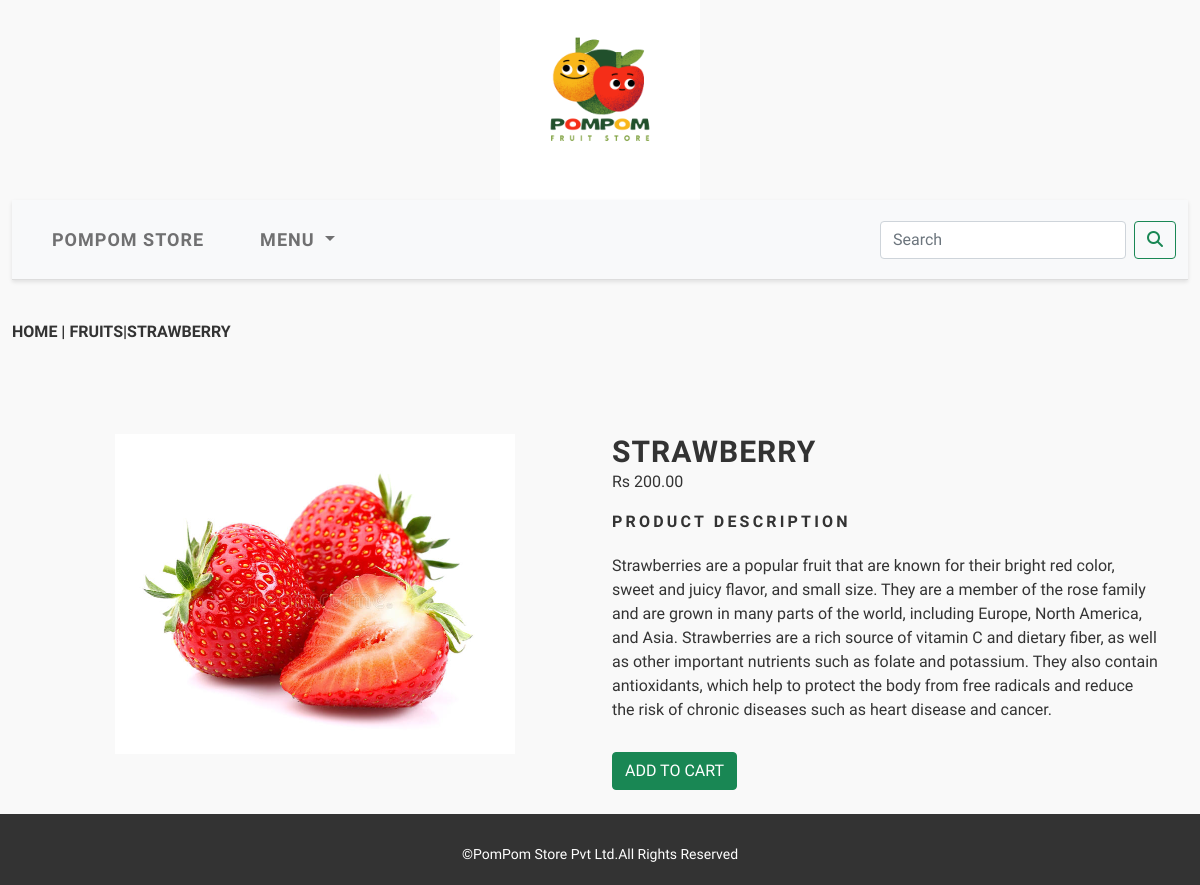
The page /shop/Fruits/Strawberry/ on the database its author committed.
### shop/models.py (models this page shows, shortened)
class product(models.Model):
    name = models.CharField(max_length=250, unique=True)
    slug = models.SlugField(max_length=250, unique=True)
    desc = models.TextField(blank=True)
    img = models.ImageField(upload_to='product',blank=True)
    price=models.DecimalField(max_digits=10,decimal_places=2)
    category=models.ForeignKey(category,on_delete=models.CASCADE)
    stock=models.IntegerField()
    available=models.BooleanField(default=True)
    created=models.DateTimeField(auto_now_add=True)
    updated=models.DateTimeField(auto_now=True)
    class Meta:
        ordering=('name',)
        verbose_name='product'
        verbose_name_plural='products'

class category(models.Model):
    name=models.CharField(max_length=250,unique=True)
    slug=models.SlugField(max_length=250,unique=True)
    desc1=models.TextField(blank=True)
    img=models.ImageField(upload_to='category',blank=True)
    class Meta:
        ordering=('name',)
        verbose_name='category'
        verbose_name_plural='categories'
    def get_url(self):
        return reverse('shop:products_by_category',args=[self.slug])
    def __str__(self):
        return '{}'.format(self.name)

### shop/views.py (the view)
# urls.py: path('<slug:c_slug>/<slug:product_slug>/',views.prodetail,name='procatdetail')
def prodetail(request,c_slug,product_slug):
    try:
        product1=product.objects.get(category__slug=c_slug,slug=product_slug)
        related_products = product.objects.filter(category__slug=c_slug).exclude(slug=product_slug)[:4]
    except Exception as e:
        raise e
    context = {
        'product1': product1,
        'related_products': related_products,
        'product': product1,  # pass product1 to the template context as product
    }
    return render(request,'product.html',context)

### cart/context_processors.py (called while the page is built)
def counter(request):
    item_count=0
    if 'admin' in request.path:
        return {}
    else:
        try:
            Cart=carts.objects.filter(cart_id=cart_id(request))
            cart_items=cart_item.objects.filter(Cart=Cart[:1])
            for Cart_Items in cart_items:
                item_count += Cart_Items.quantity
        except carts.DoesNotExist:
            item_count=0
        return dict(item_count=item_count)

### cart/views.py (called while the page is built)
def cart_id(request):
    Cart = request.session.session_key
    if not Cart:
        Cart = request.session.create()
    return Cart

### shop/context_processors.py (called while the page is built)
def menu_links(request):
    links=category.objects.all()
    return dict(links=links)

### templates/product.html (shortened to what this page needs)
{% extends 'base.html' %}
{% load static %}
{% block content %}
<div class="row my_product_row_class">
    <div class="mx_auto">
        <p><a href="{% url 'shop:allprodcat' %}">Home</a> | <a href="{{product1.category.get_url}}">{{product1.category}}</a>|{{product1.name}}</p>
    </div>
</div>
<div class="container">
<br>
<div class="row">
    <div class="col-12 col-sm-12 col-md-12 col-lg-6 text-center">
        <div style="min-width:18rem">
            <img src="{{product1.img.url}}" alt="{{product1.name}}" width="400px">
        </div>
    </div>
        <div class="col-12 col-sm-12-col-md-12 col-lg-6 text-justify">
            <div>
            <h1 class="my_prod_title">{{product1.name}}</h1>
            <p>Rs {{product1.price}}</p>
            <p class="my_title">Product Description</p>
            <p class="text-justify my_product_text">{{product1.desc}}</p>
            {% if product1.stock <= 0 %}
            <p class="text-justify my_product_text"><b>Sorry Out Of Stock Will soon Restore</b></p>
            {% else %}
            <a  class="btn btn-success" href="{% url 'cart:add_cart' product.id %}">ADD TO CART</a>
            {% endif %}
        </div>
    </div>
</div>
</div>
{% endblock %}

### static/css/custom.css (style rules this page uses)
body { font-family: 'Bruno Ace SC', cursive; background-color: #f9f9f9; color: #333; }
a { color: #333; text-decoration: none; transition: all 0.3s ease-in-out; }
h1, h2, h3, h4, h5, h6 { font-family: 'Bruno Ace SC', cursive; font-weight: bold; text-transform: uppercase; letter-spacing: 1px; margin: 0; }
h1 { font-size: 30px; line-height: 1.2; }
p { font-size: 16px; line-height: 1.5; }
.my_title { font-size: 16px; text-transform: uppercase; letter-spacing: 0.2em; margin-top: 15px; margin-bottom: 5px; font-weight: bold; }
.my_product_row_class { padding-top: 40px; padding-bottom: 30px; }
.my_product_row_class .mx_auto { color: #333; font-size: 18px; font-weight: bold; text-transform: uppercase; margin-bottom: 20px; }
.my_product_text { margin-top: 20px; margin-bottom: 30px; }

### rows shown on the page
product: category "FRUITS", name "STRAWBERRY", img (picture), price "200.00", desc "Strawberries are a popular fruit that are known for their bright red color, sweet and juicy flavor, and small size. They are a member of the rose family and are grown in many parts of the world, including Europe, North America, and Asia. Strawberries are a rich source of vitamin C and dietary fiber, as well as other important nutrients such as folate and potassium. They also contain antioxidants, which help to protect the body from free radicals and reduce the risk of chronic diseases such as heart disease and cancer."
